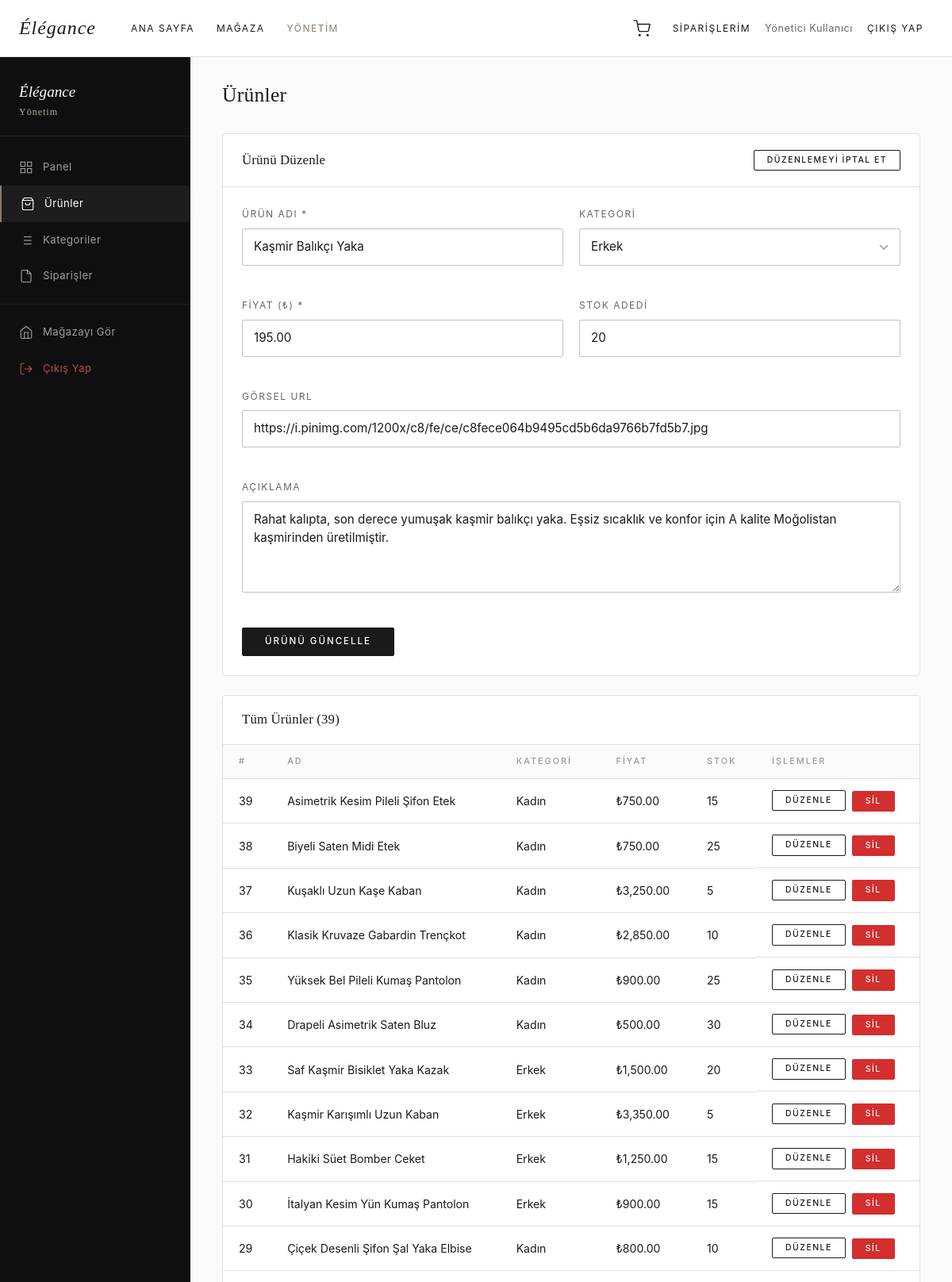
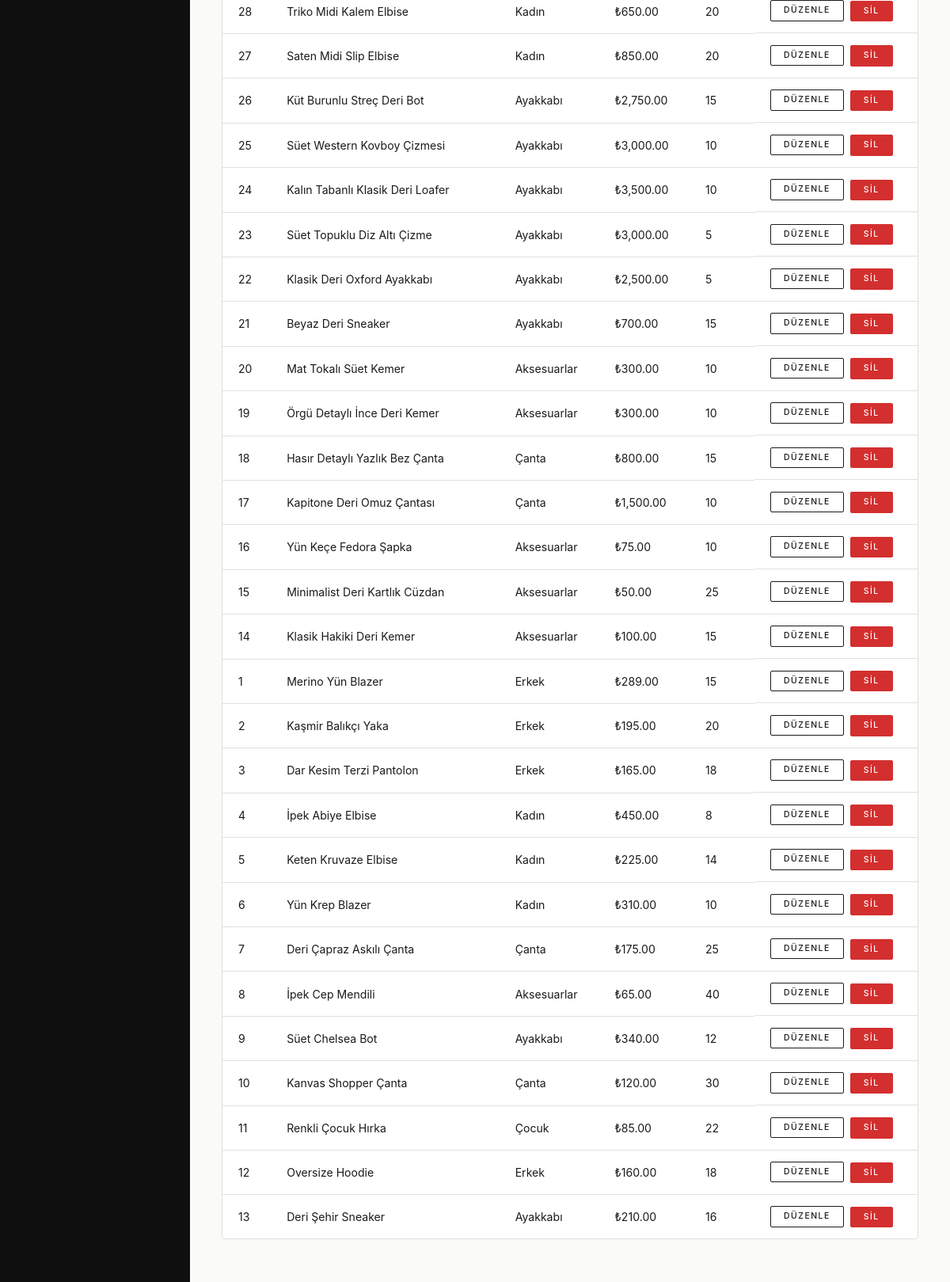
Page /admin/products.php?action=edit&id=2 (signed in, upper part) on the committed database (2 pictures, top to bottom).
### tables this page shows
CREATE TABLE `products` (
  `id` int(11) NOT NULL,
  `name` varchar(200) NOT NULL,
  `description` text DEFAULT NULL,
  `price` decimal(10,2) NOT NULL,
  `image_url` varchar(500) DEFAULT '',
  `stock_quantity` int(11) DEFAULT 0,
  `category_id` int(11) DEFAULT NULL,
  `created_at` timestamp NOT NULL DEFAULT current_timestamp()
);

CREATE TABLE `categories` (
  `id` int(11) NOT NULL,
  `category_name` varchar(100) NOT NULL
);

### admin/products.php (the view, shortened to what this page needs)
<?php
$pdo = getDB();
$editProduct = null;
if ($_GET['action'] ?? '' === 'edit' && !empty($_GET['id'])) {
    $editStmt = $pdo->prepare('SELECT * FROM products WHERE id = ?');
    $editStmt->execute([(int)$_GET['id']]);
    $editProduct = $editStmt->fetch();
}
$products = $pdo->query('SELECT p.*, c.category_name FROM products p LEFT JOIN categories c ON p.category_id = c.id ORDER BY p.created_at DESC')->fetchAll();
$categories = $pdo->query('SELECT * FROM categories ORDER BY category_name')->fetchAll();
include dirname(__DIR__) . '/includes/header.php';
?>
<div class="admin-layout">
    <?php include __DIR__ . '/partials/sidebar.php'; ?>
    <div class="admin-main">
        <div class="admin-topbar">
            <h1 class="admin-page-title">Ürünler</h1>
        </div>
        <div class="admin-card">
            <div class="admin-card__header">
                <h2 class="admin-card__title"><?= $editProduct ? 'Ürünü Düzenle' : 'Yeni Ürün Ekle' ?></h2>
                <?php if ($editProduct): ?>
                    <a href="<?= SITE_URL ?>/admin/products.php" class="btn btn--secondary btn--sm">Düzenlemeyi İptal Et</a>
                <?php endif; ?>
            </div>
            <form method="POST" action="" class="admin-form">
                <div class="admin-form__grid">
                    <div class="form-group">
                        <label class="form-label">Ürün Adı *</label>
                        <input type="text" name="name" class="form-control"
                               value="<?= htmlspecialchars($editProduct['name'] ?? $_POST['name'] ?? '') ?>" required>
                    </div>
                    <div class="form-group">
                        <label class="form-label">Kategori</label>
                        <select name="category_id" class="form-control">
                            <?php foreach ($categories as $cat): ?>
                                <option value="<?= $cat['id'] ?>"
                                    <?= ($editProduct['category_id'] ?? null) == $cat['id'] ? 'selected' : '' ?>>
                                    <?= htmlspecialchars($cat['category_name']) ?>
                                </option>
                            <?php endforeach; ?>
                        </select>
                    </div>
                    <div class="form-group">
                        <label class="form-label">Fiyat (₺) *</label>
                        <input type="number" name="price" class="form-control" step="0.01" min="0"
                               value="<?= htmlspecialchars($editProduct['price'] ?? $_POST['price'] ?? '') ?>" required>
                    </div>
                    <div class="form-group">
                        <label class="form-label">Stok Adedi</label>
                        <input type="number" name="stock_quantity" class="form-control" min="0"
                               value="<?= htmlspecialchars($editProduct['stock_quantity'] ?? $_POST['stock_quantity'] ?? '0') ?>">
                    </div>
                    <div class="form-group admin-form__full">
                        <label class="form-label">Görsel URL</label>
                        <input type="url" name="image_url" class="form-control" placeholder="https://..."
                               value="<?= htmlspecialchars($editProduct['image_url'] ?? $_POST['image_url'] ?? '') ?>">
                    </div>
                    <div class="form-group admin-form__full">
                        <label class="form-label">Açıklama</label>
                        <textarea name="description" class="form-control form-textarea" rows="4"><?= htmlspecialchars($editProduct['description'] ?? $_POST['description'] ?? '') ?></textarea>
                    </div>
                </div>
                <button type="submit" class="btn btn--primary">
                    <?= $editProduct ? 'Ürünü Güncelle' : 'Ürün Ekle' ?>
                </button>
            </form>
        </div>
        <div class="admin-card">
            <div class="admin-card__header">
                <h2 class="admin-card__title">Tüm Ürünler (<?= count($products) ?>)</h2>
            </div>
            <div class="admin-table-wrap">
                <table class="admin-table">
                    <thead>
                        <tr>
                            <th>#</th>
                            <th>Ad</th>
                            <th>Kategori</th>
                            <th>Fiyat</th>
                            <th>Stok</th>
                            <th>İşlemler</th>
                        </tr>
                    </thead>
                    <tbody>
                        <?php if (empty($products)): ?>
                        <tr><td colspan="6" class="admin-table__empty">Henüz ürün yok.</td></tr>
                        <?php else: ?>
                        <?php foreach ($products as $p): ?>
                        <tr>
                            <td><?= $p['id'] ?></td>
                            <td><?= htmlspecialchars($p['name']) ?></td>
                            <td><?= htmlspecialchars($p['category_name'] ?? '—') ?></td>
                            <td>₺<?= number_format($p['price'], 2) ?></td>
                            <td><?= $p['stock_quantity'] ?></td>
                            <td class="admin-table__actions">
                                <a href="<?= SITE_URL ?>/admin/products.php?action=edit&id=<?= $p['id'] ?>"
                                   class="btn btn--secondary btn--sm">Düzenle</a>
                                <form method="POST" action="" style="display:inline"
                                      onsubmit="return confirm('Bu ürün silinsin mi?')">
                                    <button type="submit" class="btn btn--danger btn--sm">Sil</button>
                                </form>
                            </td>
                        </tr>
                        <?php endforeach; ?>
                        <?php endif; ?>
                    </tbody>
                </table>
            </div>
        </div>
    </div>
</div>
<?php include dirname(__DIR__) . '/includes/footer.php'; ?>

### assets/css/style.css (style rules this page uses)
:root { --primary: #1a1a1a; --primary-hover: #333333; --secondary: #8c7b6b; --secondary-light: #b5a898; --white: #ffffff; --off-white: #fafaf8; --light-gray: #f8f8f8; --warm-light: #f0ede8; --border: #e5e0da; --border-dark: #c8c0b8; --text: #1a1a1a; --text-light: #666666; --text-muted: #999999; --success: #4caf50; --success-bg: #f0faf0; --error: #d32f2f; --error-bg: #fef0f0; --font-heading: Georgia, 'Times New Roman', serif; --font-body: -apple-system, BlinkMacSystemFont, 'Segoe UI', Helvetica, Arial, sans-serif; --transition: 0.25s ease; --transition-slow: 0.4s ease; --shadow-sm: 0 1px 4px rgba(0,0,0,0.06); --shadow: 0 4px 20px rgba(0,0,0,0.08); --shadow-md: 0 8px 32px rgba(0,0,0,0.12); --shadow-hover: 0 12px 48px rgba(0,0,0,0.16); --radius: 2px; --radius-md: 4px; --container-max: 1200px; --nav-height: 72px; }
*, *::before, *::after { box-sizing: border-box; margin: 0; padding: 0; }
html { scroll-behavior: smooth; -webkit-text-size-adjust: 100%; }
body { font-family: var(--font-body); font-size: 15px; line-height: 1.65; color: var(--text); background: var(--white); -webkit-font-smoothing: antialiased; -moz-osx-font-smoothing: grayscale; }
a { color: inherit; text-decoration: none; }
button { cursor: pointer; font-family: inherit; }
input, textarea, select { font-family: inherit; }
h1, h2, h3, h4, h5 { font-family: var(--font-heading); font-weight: normal; line-height: 1.25; letter-spacing: 0.01em; color: var(--primary); }
.btn { display: inline-flex; align-items: center; justify-content: center; gap: 8px; padding: 11px 28px; font-family: var(--font-body); font-size: 0.72rem; font-weight: 500; letter-spacing: 2px; text-transform: uppercase; text-align: center; border: 1px solid transparent; border-radius: var(--radius); cursor: pointer; transition: all var(--transition); white-space: nowrap; text-decoration: none; line-height: 1; }
.btn--primary { background: var(--primary); color: var(--white); border-color: var(--primary); }
.btn--secondary { background: transparent; color: var(--primary); border-color: var(--primary); }
.btn--danger { background: var(--error); color: var(--white); border-color: var(--error); }
.btn--sm { padding: 7px 16px; font-size: 0.65rem; letter-spacing: 1.5px; }
.form-group { margin-bottom: 20px; }
.form-label { display: block; font-size: 0.75rem; letter-spacing: 1.5px; text-transform: uppercase; color: var(--text-light); margin-bottom: 8px; }
.form-control { display: block; width: 100%; padding: 11px 14px; font-size: 0.95rem; color: var(--primary); background: var(--white); border: 1px solid var(--border-dark); border-radius: var(--radius); transition: border-color var(--transition), box-shadow var(--transition); line-height: 1.5; outline: none; }
.form-textarea { resize: vertical; min-height: 100px; }
select.form-control { appearance: none; background-repeat: no-repeat; background-position: right 14px center; padding-right: 38px; }
.admin-layout { display: flex; min-height: calc(100vh - var(--nav-height)); }
.admin-main { flex: 1; padding: 32px 40px; background: var(--off-white); overflow-x: auto; }
.admin-topbar { display: flex; align-items: center; justify-content: space-between; margin-bottom: 32px; }
.admin-page-title { font-size: 1.6rem; }
.admin-card { background: var(--white); border: 1px solid var(--border); border-radius: var(--radius-md); margin-bottom: 24px; overflow: hidden; }
.admin-card__header { display: flex; align-items: center; justify-content: space-between; padding: 20px 24px; border-bottom: 1px solid var(--border); }
.admin-card__title { font-size: 1.05rem; }
.admin-table-wrap { overflow-x: auto; }
.admin-table { width: 100%; border-collapse: collapse; font-size: 0.88rem; }
.admin-table th { padding: 12px 20px; text-align: left; font-size: 0.68rem; letter-spacing: 2px; text-transform: uppercase; color: var(--text-muted); font-weight: 500; font-family: var(--font-body); background: var(--off-white); border-bottom: 1px solid var(--border); }
.admin-table td { padding: 14px 20px; border-bottom: 1px solid var(--border); vertical-align: middle; }
.admin-table tr:last-child td { border-bottom: none; }
.admin-table__actions { display: flex; gap: 8px; align-items: center; }
.admin-form { padding: 24px; }
.admin-form__grid { display: grid; grid-template-columns: 1fr 1fr; gap: 20px; margin-bottom: 24px; }
.admin-form__full { grid-column: 1 / -1; }

### rows in the picture
products: name "Kaşmir Balıkçı Yaka", category_id "Erkek", price "195.00", stock_quantity "20", image_url "https://i.pinimg.com/1200x/c8/fe/ce/c8fece064b9495cd5b6da9766b7fd5b7.jpg", description "Rahat kalıpta, son derece yumuşak kaşmir balıkçı yaka. Eşsiz sıcaklık ve konfor için A kalite Moğolistan kaşmirinden üretilmiştir.", id "2", category.category_name "Erkek"
products: id "39", name "Asimetrik Kesim Pileli Şifon Etek", category.category_name "Kadın", price "750.00", stock_quantity "15"
products: id "38", name "Biyeli Saten Midi Etek", category.category_name "Kadın", price "750.00", stock_quantity "25"
products: id "37", name "Kuşaklı Uzun Kaşe Kaban", category.category_name "Kadın", price "3,250.00", stock_quantity "5"
products: id "36", name "Klasik Kruvaze Gabardin Trençkot", category.category_name "Kadın", price "2,850.00", stock_quantity "10"
products: id "35", name "Yüksek Bel Pileli Kumaş Pantolon", category.category_name "Kadın", price "900.00", stock_quantity "25"
products: id "34", name "Drapeli Asimetrik Saten Bluz", category.category_name "Kadın", price "500.00", stock_quantity "30"
products: id "33", name "Saf Kaşmir Bisiklet Yaka Kazak", category.category_name "Erkek", price "1,500.00", stock_quantity "20"
products: id "32", name "Kaşmir Karışımlı Uzun Kaban", category.category_name "Erkek", price "3,350.00", stock_quantity "5"
products: id "31", name "Hakiki Süet Bomber Ceket", category.category_name "Erkek", price "1,250.00", stock_quantity "15"
products: id "30", name "İtalyan Kesim Yün Kumaş Pantolon", category.category_name "Erkek", price "900.00", stock_quantity "15"
products: id "29", name "Çiçek Desenli Şifon Şal Yaka Elbise", category.category_name "Kadın", price "800.00", stock_quantity "10"
products: id "28", name "Triko Midi Kalem Elbise", category.category_name "Kadın", price "650.00", stock_quantity "20"
products: id "27", name "Saten Midi Slip Elbise", category.category_name "Kadın", price "850.00", stock_quantity "20"
products: id "26", name "Küt Burunlu Streç Deri Bot", category.category_name "Ayakkabı", price "2,750.00", stock_quantity "15"
products: id "25", name "Süet Western Kovboy Çizmesi", category.category_name "Ayakkabı", price "3,000.00", stock_quantity "10"
products: id "24", name "Kalın Tabanlı Klasik Deri Loafer", category.category_name "Ayakkabı", price "3,500.00", stock_quantity "10"
products: id "23", name "Süet Topuklu Diz Altı Çizme", category.category_name "Ayakkabı", price "3,000.00", stock_quantity "5"
products: id "22", name "Klasik Deri Oxford Ayakkabı", category.category_name "Ayakkabı", price "2,500.00", stock_quantity "5"
products: id "21", name "Beyaz Deri Sneaker", category.category_name "Ayakkabı", price "700.00", stock_quantity "15"
products: id "20", name "Mat Tokalı Süet Kemer", category.category_name "Aksesuarlar", price "300.00", stock_quantity "10"
products: id "19", name "Örgü Detaylı İnce Deri Kemer", category.category_name "Aksesuarlar", price "300.00", stock_quantity "10"
products: id "18", name "Hasır Detaylı Yazlık Bez Çanta", category.category_name "Çanta", price "800.00", stock_quantity "15"
products: id "17", name "Kapitone Deri Omuz Çantası", category.category_name "Çanta", price "1,500.00", stock_quantity "10"
products: id "16", name "Yün Keçe Fedora Şapka", category.category_name "Aksesuarlar", price "75.00", stock_quantity "10"
products: id "15", name "Minimalist Deri Kartlık Cüzdan", category.category_name "Aksesuarlar", price "50.00", stock_quantity "25"
products: id "14", name "Klasik Hakiki Deri Kemer", category.category_name "Aksesuarlar", price "100.00", stock_quantity "15"
products: id "1", name "Merino Yün Blazer", category.category_name "Erkek", price "289.00", stock_quantity "15"
products: id "3", name "Dar Kesim Terzi Pantolon", category.category_name "Erkek", price "165.00", stock_quantity "18"
products: id "4", name "İpek Abiye Elbise", category.category_name "Kadın", price "450.00", stock_quantity "8"
products: id "5", name "Keten Kruvaze Elbise", category.category_name "Kadın", price "225.00", stock_quantity "14"
products: id "6", name "Yün Krep Blazer", category.category_name "Kadın", price "310.00", stock_quantity "10"
products: id "7", name "Deri Çapraz Askılı Çanta", category.category_name "Çanta", price "175.00", stock_quantity "25"
products: id "8", name "İpek Cep Mendili", category.category_name "Aksesuarlar", price "65.00", stock_quantity "40"
products: id "9", name "Süet Chelsea Bot", category.category_name "Ayakkabı", price "340.00", stock_quantity "12"
products: id "10", name "Kanvas Shopper Çanta", category.category_name "Çanta", price "120.00", stock_quantity "30"
products: id "11", name "Renkli Çocuk Hırka", category.category_name "Çocuk", price "85.00", stock_quantity "22"
products: id "12", name "Oversize Hoodie", category.category_name "Erkek", price "160.00", stock_quantity "18"
products: id "13", name "Deri Şehir Sneaker", category.category_name "Ayakkabı", price "210.00", stock_quantity "16"

### other values in the picture
$_SESSION['full_name'] "Yönetici Kullanıcı"
count($products) "39"
